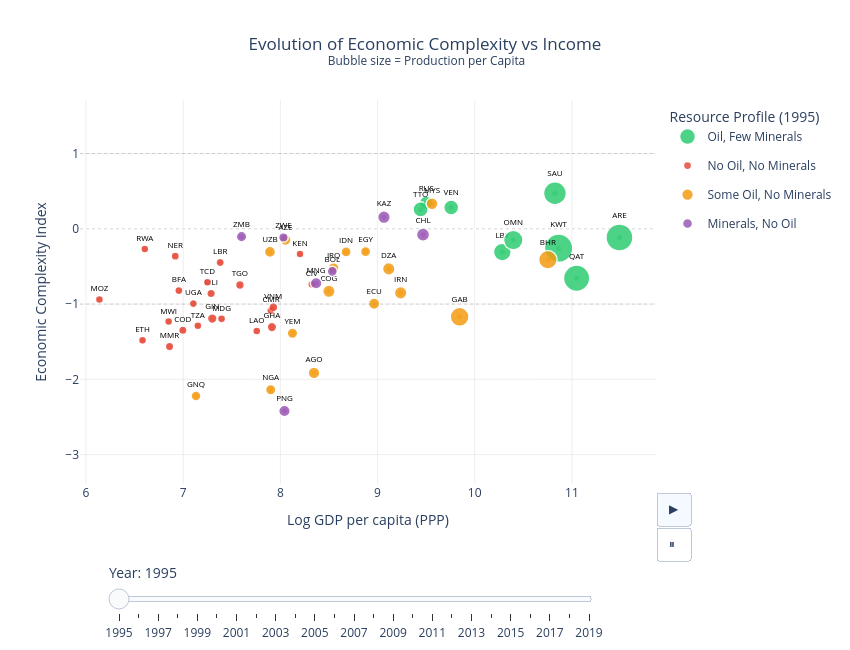

The code cell stored with this chart in its notebook:
### Code cell
import pandas as pd
import numpy as np
import plotly.graph_objects as go

# ============ CONFIGURATION ============
COL_COUNTRY_CODE = 'Country Code'
COL_COUNTRY_NAME = 'Country Name'
COL_YEAR = 'Year'
COL_ECI = 'Economic Complexity Index'
COL_GDP_PC = 'GDP per capita (constant prices, PPP)'
COL_PRODUCTION = 'Total_Production_Value'
COL_CLUSTER = 'Cluster'

CLUSTER_COLORS = {
    0: '#2ecc71', 1: '#e74c3c', 2: '#f39c12',
    3: '#9b59b6', 4: '#3498db'
}
CLUSTER_NAMES = {
    0: 'Oil, Few Minerals',
    1: 'No Oil, No Minerals',
    2: 'Some Oil, No Minerals',
    3: 'Minerals, No Oil',
}


def create_rosling_chart_arrows(df, arrow_opacity=0.5, arrow_width=2):
    """
    Hans Rosling-style chart with arrows from 1995 origin to current year.
    """
    data = df.copy()
    
    # Preprocessing
    data['Log GDP per capita'] = np.log(data[COL_GDP_PC])
    data['Production_Per_Capita'] = data[COL_PRODUCTION] / data['Population']
    
    # Fix cluster colors to 1995 values
    cluster_1995 = data[data[COL_YEAR] == 1995][[COL_COUNTRY_CODE, COL_CLUSTER]].copy()
    cluster_1995 = cluster_1995.rename(columns={COL_CLUSTER: 'Cluster_1995'})
    data = data.merge(cluster_1995, on=COL_COUNTRY_CODE, how='left')
    data = data.dropna(subset=['Cluster_1995', 'Log GDP per capita', COL_ECI, 'Production_Per_Capita'])
    data['Cluster_1995'] = data['Cluster_1995'].astype(int)
    
    # Bubble sizing
    data['Bubble_Size'] = np.sqrt(data['Production_Per_Capita'])
    min_s, max_s = data['Bubble_Size'].min(), data['Bubble_Size'].max()
    data['Bubble_Size_Scaled'] = 8 + (data['Bubble_Size'] - min_s) / (max_s - min_s) * 42
    
    data = data.sort_values([COL_YEAR, COL_COUNTRY_CODE])
    years = sorted(data[COL_YEAR].unique())
    countries = data[COL_COUNTRY_CODE].unique()
    clusters = sorted(data['Cluster_1995'].unique())
    
    # Build country data dictionary
    country_data = {}
    for code in countries:
        cdf = data[data[COL_COUNTRY_CODE] == code].sort_values(COL_YEAR)
        
        # Get 1995 origin position
        origin_row = cdf[cdf[COL_YEAR] == 1995]
        if len(origin_row) == 0:
            continue  # Skip countries without 1995 data
            
        country_data[code] = {
            'years': cdf[COL_YEAR].values,
            'x': cdf['Log GDP per capita'].values,
            'y': cdf[COL_ECI].values,
            'x_origin': origin_row['Log GDP per capita'].values[0],
            'y_origin': origin_row[COL_ECI].values[0],
            'size': cdf['Bubble_Size_Scaled'].values,
            'name': cdf[COL_COUNTRY_NAME].iloc[0],
            'cluster': cdf['Cluster_1995'].iloc[0],
            'prod_pc': cdf['Production_Per_Capita'].values
        }
    
    countries = list(country_data.keys())
    
    # ============ BUILD FIGURE ============
    fig = go.Figure()
    
    first_year = years[0]
    
    for cluster in clusters:
        cluster_countries = [c for c in countries if country_data[c]['cluster'] == cluster]
        color = CLUSTER_COLORS[cluster]
        
        # Add ARROW traces
        for code in cluster_countries:
            cd = country_data[code]
            idx = np.where(cd['years'] == first_year)[0]
            
            if len(idx) > 0:
                i = idx[0]
                x_current, y_current = cd['x'][i], cd['y'][i]
            else:
                x_current, y_current = cd['x_origin'], cd['y_origin']
            
            fig.add_trace(go.Scatter(
                x=[cd['x_origin'], x_current],
                y=[cd['y_origin'], y_current],
                mode='lines',
                line=dict(color=color, width=arrow_width),
                opacity=arrow_opacity,
                legendgroup=f"cluster_{cluster}",
                showlegend=False,
                hoverinfo='skip'
            ))
        
        # Add BUBBLE traces
        for code in cluster_countries:
            cd = country_data[code]
            idx = np.where(cd['years'] == first_year)[0]
            
            if len(idx) > 0:
                i = idx[0]
                x_val, y_val = [cd['x'][i]], [cd['y'][i]]
                size_val, prod_val = cd['size'][i], cd['prod_pc'][i]
            else:
                x_val, y_val = [cd['x_origin']], [cd['y_origin']]
                size_val, prod_val = 15, 0
            
            fig.add_trace(go.Scatter(
                x=x_val, y=y_val,
                mode='markers+text',
                marker=dict(size=size_val, color=color, opacity=0.85,
                            line=dict(width=1.5, color='white')),
                text=[code],
                textposition='top center',
                textfont=dict(size=8, color='black'),
                name=CLUSTER_NAMES[cluster],
                legendgroup=f"cluster_{cluster}",
                showlegend=(code == cluster_countries[0]),
                customdata=[[cd['name'], prod_val, first_year]],
                hovertemplate=(
                    "<b>%{customdata[0]}</b><br>"
                    "Log GDP pc: %{x:.2f}<br>"
                    "ECI: %{y:.2f}<br>"
                    "Prod/capita: $%{customdata[1]:,.0f}<br>"
                    "Year: %{customdata[2]}<extra></extra>"
                )
            ))
        
        # Add ORIGIN MARKERS
        for code in cluster_countries:
            cd = country_data[code]
            fig.add_trace(go.Scatter(
                x=[cd['x_origin']],
                y=[cd['y_origin']],
                mode='markers',
                marker=dict(size=5, color=color, opacity=0.6, symbol='circle'),
                legendgroup=f"cluster_{cluster}",
                showlegend=False,
                hoverinfo='skip'
            ))
    
    # ============ BUILD FRAMES ============
    frames = []
    for year in years:
        frame_data = []
        
        for cluster in clusters:
            cluster_countries = [c for c in countries if country_data[c]['cluster'] == cluster]
            color = CLUSTER_COLORS[cluster]
            
            for code in cluster_countries:
                cd = country_data[code]
                idx = np.where(cd['years'] == year)[0]
                
                if len(idx) > 0:
                    i = idx[0]
                    x_current, y_current = cd['x'][i], cd['y'][i]
                else:
                    valid_mask = cd['years'] <= year
                    if valid_mask.any():
                        last_idx = np.where(valid_mask)[0][-1]
                        x_current, y_current = cd['x'][last_idx], cd['y'][last_idx]
                    else:
                        x_current, y_current = cd['x_origin'], cd['y_origin']
                
                frame_data.append(go.Scatter(
                    x=[cd['x_origin'], x_current],
                    y=[cd['y_origin'], y_current],
                    mode='lines',
                    line=dict(color=color, width=arrow_width),
                    opacity=arrow_opacity
                ))
            
            for code in cluster_countries:
                cd = country_data[code]
                idx = np.where(cd['years'] == year)[0]
                
                if len(idx) > 0:
                    i = idx[0]
                    x_val, y_val = [cd['x'][i]], [cd['y'][i]]
                    size_val, prod_val = cd['size'][i], cd['prod_pc'][i]
                else:
                    valid_mask = cd['years'] <= year
                    if valid_mask.any():
                        last_idx = np.where(valid_mask)[0][-1]
                        x_val, y_val = [cd['x'][last_idx]], [cd['y'][last_idx]]
                        size_val, prod_val = cd['size'][last_idx], cd['prod_pc'][last_idx]
                    else:
                        x_val, y_val = [cd['x_origin']], [cd['y_origin']]
                        size_val, prod_val = 15, 0
                
                frame_data.append(go.Scatter(
                    x=x_val, y=y_val,
                    mode='markers+text',
                    marker=dict(size=size_val, color=color, opacity=0.85,
                                line=dict(width=1.5, color='white')),
                    text=[code],
                    textposition='top center',
                    textfont=dict(size=8, color='black'),
                    customdata=[[cd['name'], prod_val, year]],
                    hovertemplate=(
                        "<b>%{customdata[0]}</b><br>"
                        "Log GDP pc: %{x:.2f}<br>"
                        "ECI: %{y:.2f}<br>"
                        "Prod/capita: $%{customdata[1]:,.0f}<br>"
                        "Year: %{customdata[2]}<extra></extra>"
                    )
                ))
            
            for code in cluster_countries:
                cd = country_data[code]
                frame_data.append(go.Scatter(
                    x=[cd['x_origin']],
                    y=[cd['y_origin']],
                    mode='markers',
                    marker=dict(size=5, color=color, opacity=0.6, symbol='circle')
                ))
        
        frames.append(go.Frame(data=frame_data, name=str(year)))
    
    fig.frames = frames
    
    # ============ LAYOUT ============
    for eci_val in [-1, 0, 1]:
        fig.add_hline(y=eci_val, line_dash="dot",
                      line_color="rgba(150,150,150,0.4)", line_width=1)
    
    eci_min, eci_max = data[COL_ECI].min(), data[COL_ECI].max()
    x_min, x_max = data['Log GDP per capita'].min(), data['Log GDP per capita'].max()
    
    fig.update_layout(
        title=dict(
            text='Evolution of Economic Complexity vs Income<br>'
                 '<sup> Bubble size = Production per Capita</sup>',
            x=0.5, xanchor='center'
        ),
        xaxis=dict(range=[x_min - 0.2, x_max + 0.2],
                   title='Log GDP per capita (PPP)',
                   gridcolor='rgba(200,200,200,0.3)', showgrid=True),
        yaxis=dict(range=[eci_min - 0.5, eci_max + 0.5],
                   title='Economic Complexity Index',
                   gridcolor='rgba(200,200,200,0.3)', showgrid=True),
        plot_bgcolor='white',
        legend=dict(title='Resource Profile (1995)', x=1.02, y=0.99),
        width=850, height=650,
        updatemenus=[
            dict(type='buttons', showactive=True, x=1.0, y=-0.02,
                 xanchor='left', yanchor='top',
                 buttons=[
                     dict(label='▶', method='animate',
                          args=[None, dict(frame=dict(duration=500, redraw=True),
                                           fromcurrent=True,
                                           transition=dict(duration=300))]),
                     dict(label='⏸', method='animate',
                          args=[[None], dict(frame=dict(duration=0), mode='immediate')])
                 ])
        ],
        sliders=[{
            'active': 0,
            'currentvalue': {'prefix': 'Year: ', 'font': {'size': 14}, 'xanchor': 'left', 'offset': 10},
            'len': 0.85, 'x': 0.05, 'y': -0.12,
            'pad': {'t': 30},
            'steps': [dict(args=[[str(y)], dict(frame=dict(duration=300, redraw=True),
                                                mode='immediate')],
                           method='animate', label=str(y)) for y in years]
        }]
    )
    
    return fig


# ============ RUN ============
fig = create_rosling_chart_arrows(master, arrow_opacity=0.5, arrow_width=2)
fig.show()
fig.write_html(r"C:\Users\ayaan\Downloads\rosling_arrows.html")
